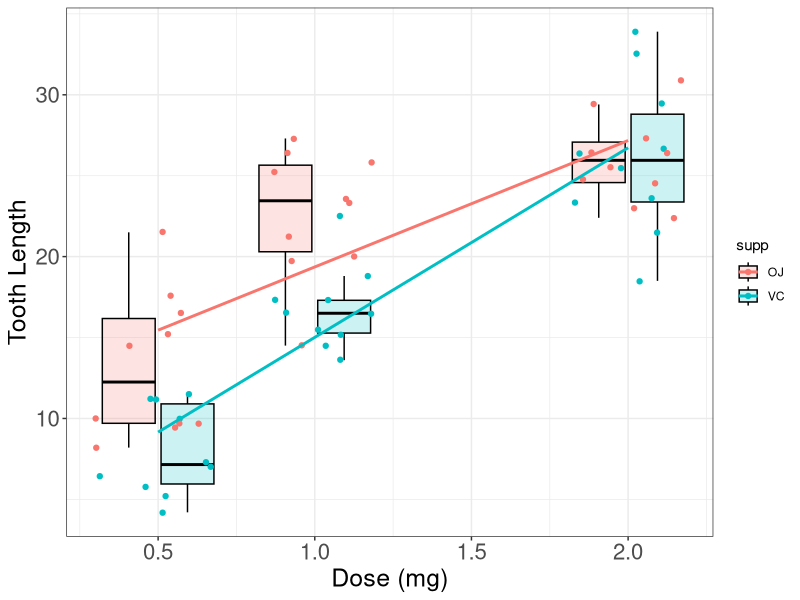

The R script that drew this image:
## ---- chunk 1
library(datasets)
library(data.table)
data(ToothGrowth)
TestData=data.table(ToothGrowth)
TestData[,Group:=paste(supp,dose)] #produce group for boxplot

## ---- chunk 2
# Plotting --------------------------------------------------------
library(ggplot2)
library(scales)

Plot_Theme=   theme_bw()+
              theme(plot.title = element_text(size = 24)
                    ,axis.title.x = element_text(size=18)
                    ,axis.title.y = element_text(size=18)
                    ,axis.text.x = element_text(size=16)
                    ,axis.text.y = element_text(size=16)
                    )

ggplot(TestData,aes(x=dose,y=len,color=supp,))+
      geom_boxplot(aes(group=Group,fill=supp),alpha=0.2,color=1,outlier.shape = NA)+
      geom_jitter()+
      stat_smooth(method='lm',se=FALSE)+
      xlab('Dose (mg)')+
      ylab('Tooth Length')+      
      Plot_Theme
## ---- chunk 3
summary(ToothGrowth)      
             
## ---- chunk 4
test_0.5=t.test(TestData$len[TestData$supp=='OJ' & TestData$dose==0.5]
       ,TestData$len[TestData$supp=='VC' & TestData$dose==0.5]
       ,paired=FALSE
       ,var.equal=FALSE)
test_1=t.test(TestData$len[TestData$supp=='OJ' & TestData$dose==1]
       ,TestData$len[TestData$supp=='VC' & TestData$dose==1]
       ,paired=FALSE
       ,var.equal=FALSE)
test_2=t.test(TestData$len[TestData$supp=='OJ' & TestData$dose==2]
       ,TestData$len[TestData$supp=='VC' & TestData$dose==2]
       ,paired=FALSE
       ,var.equal=FALSE)

test_0.5$conf.int
test_1$conf.int
test_2$conf.int
